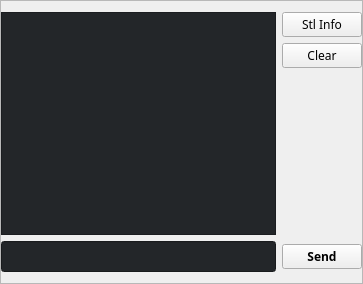
   <widget class="QFrame" name="frame_Command">
    <property name="geometry">
     <rect>
      <x>10</x>
      <y>210</y>
      <width>363</width>
      <height>284</height>
     </rect>
    </property>
    <property name="baseSize">
     <size>
      <width>0</width>
      <height>0</height>
     </size>
    </property>
    <property name="frameShape">
     <enum>QFrame::StyledPanel</enum>
    </property>
    <property name="frameShadow">
     <enum>QFrame::Raised</enum>
    </property>
    <layout class="QGridLayout" name="gridLayout">
     <property name="leftMargin">
      <number>0</number>
     </property>
     <property name="rightMargin">
      <number>0</number>
     </property>
     <item row="8" column="1">
      <widget class="QPushButton" name="sendButton">
       <property name="font">
        <font>
         <family>xos4 Terminess Powerline</family>
         <weight>75</weight>
         <bold>true</bold>
        </font>
       </property>
       <property name="text">
        <string>Send</string>
       </property>
      </widget>
     </item>
     <item row="8" column="0">
      <widget class="QLineEdit" name="traderCommandLine">
       <property name="sizePolicy">
        <sizepolicy hsizetype="Expanding" vsizetype="Preferred">
         <horstretch>0</horstretch>
         <verstretch>0</verstretch>
        </sizepolicy>
       </property>
       <property name="palette">
        <palette>
         <active>
          <colorrole role="WindowText">
           <brush brushstyle="SolidPattern">
            <color alpha="255">
             <red>239</red>
             <green>240</green>
             <blue>241</blue>
            </color>
           </brush>
          </colorrole>
          <colorrole role="Button">
           <brush brushstyle="SolidPattern">
            <color alpha="255">
             <red>35</red>
             <green>38</green>
             <blue>41</blue>
            </color>
           </brush>
          </colorrole>
          <colorrole role="Text">
           <brush brushstyle="SolidPattern">
            <color alpha="255">
             <red>239</red>
             <green>240</green>
             <blue>241</blue>
            </color>
           </brush>
          </colorrole>
          <colorrole role="ButtonText">
           <brush brushstyle="SolidPattern">
            <color alpha="255">
             <red>239</red>
             <green>240</green>
             <blue>241</blue>
            </color>
           </brush>
          </colorrole>
          <colorrole role="Base">
           <brush brushstyle="SolidPattern">
            <color alpha="255">
             <red>35</red>
             <green>38</green>
             <blue>41</blue>
            </color>
           </brush>
          </colorrole>
          <colorrole role="Window">
           <brush brushstyle="SolidPattern">
            <color alpha="255">
             <red>35</red>
             <green>38</green>
             <blue>41</blue>
            </color>
           </brush>
          </colorrole>
          <colorrole role="Highlight">
           <brush brushstyle="SolidPattern">
            <color alpha="255">
             <red>61</red>
             <green>174</green>
             <blue>233</blue>
            </color>
           </brush>
          </colorrole>
          <colorrole role="HighlightedText">
           <brush brushstyle="SolidPattern">
            <color alpha="255">
             <red>239</red>
             <green>240</green>
             <blue>241</blue>
            </color>
           </brush>
          </colorrole>
         </active>
         <inactive>
          <colorrole role="WindowText">
           <brush brushstyle="SolidPattern">
            <color alpha="255">
             <red>239</red>
             <green>240</green>
             <blue>241</blue>
            </color>
           </brush>
          </colorrole>
          <colorrole role="Button">
           <brush brushstyle="SolidPattern">
            <color alpha="255">
             <red>35</red>
             <green>38</green>
             <blue>41</blue>
            </color>
           </brush>
          </colorrole>
          <colorrole role="Text">
           <brush brushstyle="SolidPattern">
            <color alpha="255">
             <red>239</red>
             <green>240</green>
             <blue>241</blue>
            </color>
           </brush>
          </colorrole>
          <colorrole role="ButtonText">
           <brush brushstyle="SolidPattern">
            <color alpha="255">
             <red>239</red>
             <green>240</green>
             <blue>241</blue>
            </color>
           </brush>
          </colorrole>
          <colorrole role="Base">
           <brush brushstyle="SolidPattern">
            <color alpha="255">
             <red>35</red>
             <green>38</green>
             <blue>41</blue>
            </color>
           </brush>
          </colorrole>
          <colorrole role="Window">
           <brush brushstyle="SolidPattern">
            <color alpha="255">
             <red>35</red>
             <green>38</green>
             <blue>41</blue>
            </color>
           </brush>
          </colorrole>
          <colorrole role="Highlight">
           <brush brushstyle="SolidPattern">
            <color alpha="255">
             <red>61</red>
             <green>174</green>
             <blue>233</blue>
            </color>
           </brush>
          </colorrole>
          <colorrole role="HighlightedText">
           <brush brushstyle="SolidPattern">
            <color alpha="255">
             <red>239</red>
             <green>240</green>
             <blue>241</blue>
            </color>
           </brush>
          </colorrole>
         </inactive>
         <disabled>
          <colorrole role="WindowText">
           <brush brushstyle="SolidPattern">
            <color alpha="255">
             <red>69</red>
             <green>69</green>
             <blue>69</blue>
            </color>
           </brush>
          </colorrole>
          <colorrole role="Button">
           <brush brushstyle="SolidPattern">
            <color alpha="255">
             <red>49</red>
             <green>54</green>
             <blue>59</blue>
            </color>
           </brush>
          </colorrole>
          <colorrole role="Text">
           <brush brushstyle="SolidPattern">
            <color alpha="255">
             <red>69</red>
             <green>69</green>
             <blue>69</blue>
            </color>
           </brush>
          </colorrole>
          <colorrole role="ButtonText">
           <brush brushstyle="SolidPattern">
            <color alpha="255">
             <red>69</red>
             <green>69</green>
             <blue>69</blue>
            </color>
           </brush>
          </colorrole>
          <colorrole role="Base">
           <brush brushstyle="SolidPattern">
            <color alpha="255">
             <red>49</red>
             <green>54</green>
             <blue>59</blue>
            </color>
           </brush>
          </colorrole>
          <colorrole role="Window">
           <brush brushstyle="SolidPattern">
            <color alpha="255">
             <red>49</red>
             <green>54</green>
             <blue>59</blue>
            </color>
           </brush>
          </colorrole>
          <colorrole role="Highlight">
           <brush brushstyle="SolidPattern">
            <color alpha="255">
             <red>61</red>
             <green>174</green>
             <blue>233</blue>
            </color>
           </brush>
          </colorrole>
          <colorrole role="HighlightedText">
           <brush brushstyle="SolidPattern">
            <color alpha="255">
             <red>239</red>
             <green>240</green>
             <blue>241</blue>
            </color>
           </brush>
          </colorrole>
         </disabled>
        </palette>
       </property>
       <property name="font">
        <font>
         <family>xos4 Terminess Powerline</family>
         <pointsize>12</pointsize>
        </font>
       </property>
      </widget>
     </item>
     <item row="6" column="1">
      <layout class="QVBoxLayout" name="cmdBtnLayout">
       <item alignment="Qt::AlignTop">
        <widget class="QPushButton" name="stlinfoButton">
         <property name="font">
          <font>
           <family>xos4 Terminess Powerline</family>
          </font>
         </property>
         <property name="text">
          <string>Stl Info</string>
         </property>
        </widget>
       </item>
       <item alignment="Qt::AlignTop">
        <widget class="QPushButton" name="clearButton">
         <property name="sizePolicy">
          <sizepolicy hsizetype="Minimum" vsizetype="Fixed">
           <horstretch>0</horstretch>
           <verstretch>0</verstretch>
          </sizepolicy>
         </property>
         <property name="font">
          <font>
           <family>xos4 Terminess Powerline</family>
          </font>
         </property>
         <property name="text">
          <string>Clear</string>
         </property>
        </widget>
       </item>
       <item>
        <spacer name="verticalSpacer">
         <property name="orientation">
          <enum>Qt::Vertical</enum>
         </property>
         <property name="sizeHint" stdset="0">
          <size>
           <width>20</width>
           <height>40</height>
          </size>
         </property>
        </spacer>
       </item>
      </layout>
     </item>
     <item row="6" column="0">
      <widget class="QTextEdit" name="traderCommandHist">
       <property name="palette">
        <palette>
         <active>
          <colorrole role="WindowText">
           <brush brushstyle="SolidPattern">
            <color alpha="255">
             <red>239</red>
             <green>240</green>
             <blue>241</blue>
            </color>
           </brush>
          </colorrole>
          <colorrole role="Button">
           <brush brushstyle="SolidPattern">
            <color alpha="255">
             <red>35</red>
             <green>38</green>
             <blue>41</blue>
            </color>
           </brush>
          </colorrole>
          <colorrole role="Text">
           <brush brushstyle="SolidPattern">
            <color alpha="255">
             <red>239</red>
             <green>240</green>
             <blue>241</blue>
            </color>
           </brush>
          </colorrole>
          <colorrole role="ButtonText">
           <brush brushstyle="SolidPattern">
            <color alpha="255">
             <red>239</red>
             <green>240</green>
             <blue>241</blue>
            </color>
           </brush>
          </colorrole>
          <colorrole role="Base">
           <brush brushstyle="SolidPattern">
            <color alpha="255">
             <red>35</red>
             <green>38</green>
             <blue>41</blue>
            </color>
           </brush>
          </colorrole>
          <colorrole role="Window">
           <brush brushstyle="SolidPattern">
            <color alpha="255">
             <red>35</red>
             <green>38</green>
             <blue>41</blue>
            </color>
           </brush>
          </colorrole>
          <colorrole role="Highlight">
           <brush brushstyle="SolidPattern">
            <color alpha="255">
             <red>61</red>
             <green>174</green>
             <blue>233</blue>
            </color>
           </brush>
          </colorrole>
          <colorrole role="HighlightedText">
           <brush brushstyle="SolidPattern">
            <color alpha="255">
             <red>239</red>
             <green>240</green>
             <blue>241</blue>
            </color>
           </brush>
          </colorrole>
         </active>
         <inactive>
          <colorrole role="WindowText">
           <brush brushstyle="SolidPattern">
            <color alpha="255">
             <red>239</red>
             <green>240</green>
             <blue>241</blue>
            </color>
           </brush>
          </colorrole>
          <colorrole role="Button">
           <brush brushstyle="SolidPattern">
            <color alpha="255">
             <red>35</red>
             <green>38</green>
             <blue>41</blue>
            </color>
           </brush>
          </colorrole>
          <colorrole role="Text">
           <brush brushstyle="SolidPattern">
            <color alpha="255">
             <red>239</red>
             <green>240</green>
             <blue>241</blue>
            </color>
           </brush>
          </colorrole>
          <colorrole role="ButtonText">
           <brush brushstyle="SolidPattern">
            <color alpha="255">
             <red>239</red>
             <green>240</green>
             <blue>241</blue>
            </color>
           </brush>
          </colorrole>
          <colorrole role="Base">
           <brush brushstyle="SolidPattern">
            <color alpha="255">
             <red>35</red>
             <green>38</green>
             <blue>41</blue>
            </color>
           </brush>
          </colorrole>
          <colorrole role="Window">
           <brush brushstyle="SolidPattern">
            <color alpha="255">
             <red>35</red>
             <green>38</green>
             <blue>41</blue>
            </color>
           </brush>
          </colorrole>
          <colorrole role="Highlight">
           <brush brushstyle="SolidPattern">
            <color alpha="255">
             <red>61</red>
             <green>174</green>
             <blue>233</blue>
            </color>
           </brush>
          </colorrole>
          <colorrole role="HighlightedText">
           <brush brushstyle="SolidPattern">
            <color alpha="255">
             <red>239</red>
             <green>240</green>
             <blue>241</blue>
            </color>
           </brush>
          </colorrole>
         </inactive>
         <disabled>
          <colorrole role="WindowText">
           <brush brushstyle="SolidPattern">
            <color alpha="255">
             <red>69</red>
             <green>69</green>
             <blue>69</blue>
            </color>
           </brush>
          </colorrole>
          <colorrole role="Button">
           <brush brushstyle="SolidPattern">
            <color alpha="255">
             <red>49</red>
             <green>54</green>
             <blue>59</blue>
            </color>
           </brush>
          </colorrole>
          <colorrole role="Text">
           <brush brushstyle="SolidPattern">
            <color alpha="255">
             <red>69</red>
             <green>69</green>
             <blue>69</blue>
            </color>
           </brush>
          </colorrole>
          <colorrole role="ButtonText">
           <brush brushstyle="SolidPattern">
            <color alpha="255">
             <red>69</red>
             <green>69</green>
             <blue>69</blue>
            </color>
           </brush>
          </colorrole>
          <colorrole role="Base">
           <brush brushstyle="SolidPattern">
            <color alpha="255">
             <red>49</red>
             <green>54</green>
             <blue>59</blue>
            </color>
           </brush>
          </colorrole>
          <colorrole role="Window">
           <brush brushstyle="SolidPattern">
            <color alpha="255">
             <red>49</red>
             <green>54</green>
             <blue>59</blue>
            </color>
           </brush>
          </colorrole>
          <colorrole role="Highlight">
           <brush brushstyle="SolidPattern">
            <color alpha="255">
             <red>61</red>
             <green>174</green>
             <blue>233</blue>
            </color>
           </brush>
          </colorrole>
          <colorrole role="HighlightedText">
           <brush brushstyle="SolidPattern">
            <color alpha="255">
             <red>239</red>
             <green>240</green>
             <blue>241</blue>
            </color>
           </brush>
          </colorrole>
         </disabled>
        </palette>
       </property>
       <property name="font">
        <font>
         <family>xos4 Terminess Powerline</family>
         <pointsize>10</pointsize>
        </font>
       </property>
      </widget>
     </item>
    </layout>
   </widget>
